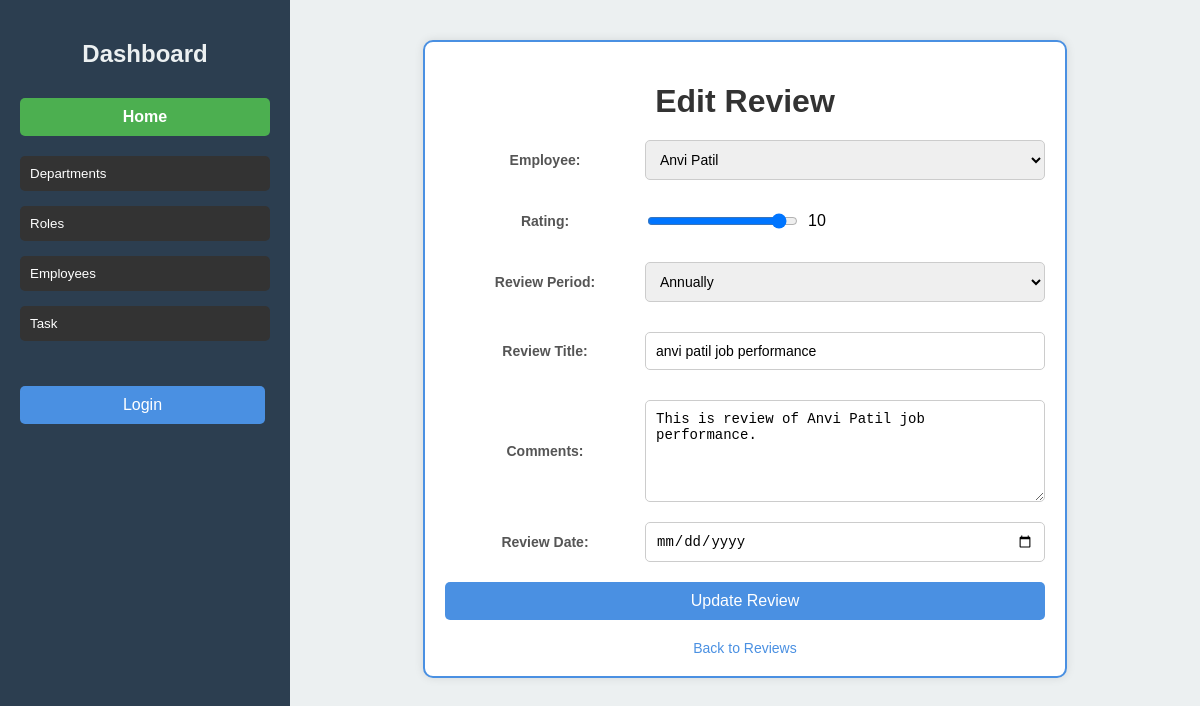
The app's page /edit-review/1/ with its own data.
### deptapp/models.py (models this page shows, shortened)
class Review(models.Model):
    review_id = models.AutoField(primary_key=True)  # Unique identification of the review
    review_title = models.CharField(max_length=100)  # Title or small details of the review
    review_date = models.DateField()  # Date on which the review is taken
    employee = models.ForeignKey('Users', on_delete=models.CASCADE, related_name='reviews')  # Reference to employee reviewed
    reviewed_by = models.ForeignKey('Users', on_delete=models.CASCADE, related_name='reviews_given')  # Reference to reviewer
    review_period = models.CharField(max_length=100, choices=[('Monthly', 'Monthly'), ('Quarterly', 'Quarterly'), ('Annually', 'Annually')])  # Review period
    rating = models.IntegerField()  # Rating given to employee between 1-10
    comments = models.CharField(max_length=300, blank=True, null=True)  # Extra comments by reviewer
    created_at = models.DateTimeField(auto_now_add=True)  # Timestamp when review was first created
    updated_at = models.DateTimeField(auto_now=True)  # Timestamp when review was last updated

class Users(AbstractBaseUser, PermissionsMixin):
    first_name = models.CharField(max_length=50)
    last_name = models.CharField(max_length=50)
    email = models.EmailField(unique=True)
    mobile = models.CharField(max_length=10)
    role = models.ForeignKey('Roles', on_delete=models.SET_NULL, null=True)
    department = models.ForeignKey('Depart', on_delete=models.SET_NULL, null=True)
    reporting_manager = models.ForeignKey('self', on_delete=models.SET_NULL, null=True, blank=True)
    date_of_joining = models.DateField(auto_now_add=True)
    username = models.CharField(unique=True, max_length=100)
    password = models.CharField(max_length=255)
    created_at = models.DateTimeField(auto_now_add=True)
    updated_at = models.DateTimeField(auto_now=True)
    is_active = models.BooleanField(default=True)
    is_staff = models.BooleanField(default=False)
    objects = UserManager()
    USERNAME_FIELD = 'username'
    REQUIRED_FIELDS = ['email']

### deptapp/views.py (the view, shortened to what this page needs)
# urls.py: path('edit-review/<int:review_id>/', views.edit_review, name='edit_review'),
def edit_review(request, review_id):
    review = get_object_or_404(Review, review_id=review_id)
    employees = Users.objects.all()
    review_periods = Review._meta.get_field('review_period').choices
    ratings = list(range(1, 11))
    context = {
        'review': review,
        'employees': employees,
        'review_periods': review_periods,
        'ratings': ratings,  # Pass the ratings list to the template
    }
    return render(request, 'edit_review.html', context)

### templates/edit_review.html (shortened to what this page needs)
{% extends 'base.html' %}
{% block content %}
    <div class="form-container">
        <h1>Edit Review</h1>
        <form method="POST" action="{% url 'edit_review' review.review_id %}">
            <div class="form-group">
                <label for="employee"><strong>Employee:</strong></label>
                <select name="employee_id" id="employee" required>
                    {% for employee in employees %}
                        <option value="{{ employee.id }}" {% if review.employee.id == employee.id %}selected{% endif %}>
                            {{ employee.first_name }} {{ employee.last_name }}
                        </option>
                    {% endfor %}
                </select>
            </div>
            <div class="form-group">
                <label for="rating"><strong>Rating:</strong></label>
                <div class="slider-container">
                    <input type="range" name="rating" id="rating" min="1" max="10" value="{{ review.rating }}" required>
                    <span id="rating-value">{{ review.rating }}</span>
                </div>
            </div>
            <div class="form-group">
                <label for="review_period"><strong>Review Period:</strong></label>
                <select name="review_period" id="review_period" required>
                    {% for period, label in review_periods %}
                        <option value="{{ period }}" {% if review.review_period == period %}selected{% endif %}>{{ label }}</option>
                    {% endfor %}
                </select>
            </div>
            <div class="form-group">
                <label for="review_title"><strong>Review Title:</strong></label>
                <input type="text" name="review_title" id="review_title" value="{{ review.review_title }}" required placeholder="Enter review title">
            </div>
            <div class="form-group">
                <label for="comments"><strong>Comments:</strong></label>
                <textarea name="comments" id="comments" rows="4" placeholder="Enter additional comments">{{ review.comments }}</textarea>
            </div>
            <div class="form-group">
                <label for="review_date"><strong>Review Date:</strong></label>
                <input type="date" name="review_date" id="review_date" value="{{ review.review_date }}" required>
            </div>
            <div class="form-group">
                <button type="submit" class="submit-btn">Update Review</button>
            </div>
        </form>
        <a href="{% url 'view_reviews' %}" class="back-btn">Back to Reviews</a>
    </div>
{% endblock %}

### static/css/style.css (style rules this page uses)
body, html { margin: 0; padding: 0; font-family: Arial, sans-serif; display: flex; height: 100vh; flex-direction: column; }
@media (min-width: 768px) { body { flex-direction: row; } }
h1 { text-align: center; color: #333; font-size: 2em; }
button { background-color: #27ae60; border: none; padding: 8px 12px; border-radius: 5px; cursor: pointer; }
.form-container { border: 2px solid #4a90e2; border-radius: 10px; padding: 20px; background-color: #ffffff; box-shadow: 0 0 10px rgba(0, 0, 0, 0.1); width: 300px; margin: auto; text-align: center; }
.form-container h1 { margin-bottom: 20px; color: #333; }
input[type="text"], input[type="submit"] { width: 90%; padding: 10px; margin: 10px 0; border: 1px solid #ccc; border-radius: 5px; box-sizing: border-box; }

### templates/edit_review.html (style rules this page uses)
.form-container { border: 2px solid #4a90e2; border-radius: 10px; padding: 20px; background-color: #ffffff; box-shadow: 0 0 10px rgba(0, 0, 0, 0.1); width: 600px; margin: auto; }
.form-container h1 { margin-bottom: 20px; color: #333; text-align: center; }
.form-group { display: flex; align-items: center; margin-bottom: 20px; }
label { width: 200px; font-size: 14px; color: #555; }
input, select, textarea { flex: 1; padding: 10px; border: 1px solid #ccc; border-radius: 5px; font-size: 14px; }
textarea { resize: vertical; height: 80px; }
.slider-container { display: flex; align-items: center; }
.slider-container input[type="range"] { width: 80%; margin-right: 10px; }
button.submit-btn { background-color: #4a90e2; color: white; padding: 10px 20px; border: none; border-radius: 5px; cursor: pointer; font-size: 16px; width: 100%; transition: background-color 0.3s; }
.back-btn { display: block; margin-top: 20px; text-align: center; font-size: 14px; color: #4a90e2; text-decoration: none; }

### records on screen
Review: employee_id "Anvi Patil", rating "10", review_period "Annually", review_title "anvi patil job performance", comments "This is review of Anvi Patil job performance."
